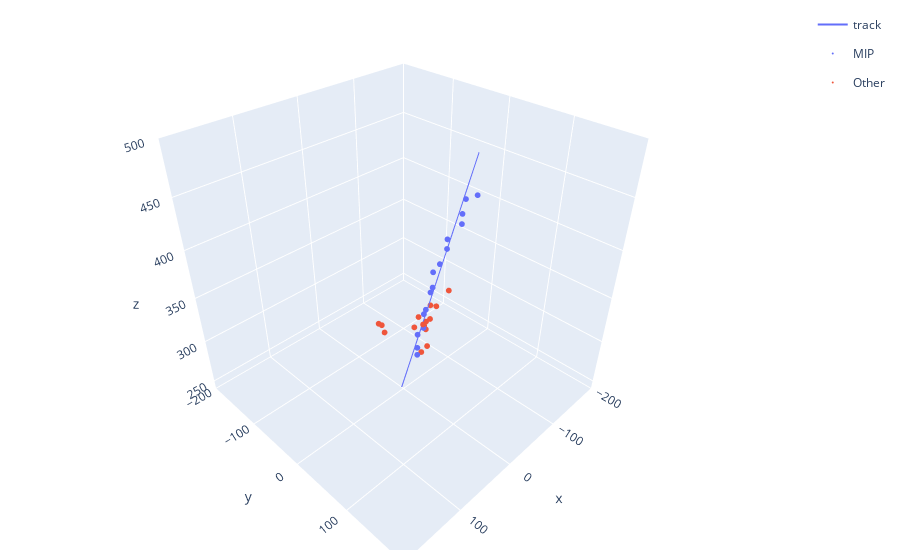

The notebook cell saved with this chart:
### Code cell
event = 1
x = []
y = []
z = []
colors = []

# Add Tracks
for track in range(1):
    track = 0
    for hit in range(len(tree['ax'][event])):
        x.append(tree['ax'][event][track])
        x.append(tree['ax'][event][track] + 200*tree['bx'][event][track])
        x.append(tree['ax'][event][track] - 200*tree['bx'][event][track])
        y.append(tree['ay'][event][track])
        y.append(tree['ay'][event][track] + 200*tree['by'][event][track])
        y.append(tree['ay'][event][track] - 200*tree['by'][event][track])
        z.append(tree['az'][event][track])
        z.append(tree['az'][event][track] + 200*tree['bz'][event][track])
        z.append(tree['az'][event][track] - 200*tree['bz'][event][track])
        colors.append('track')
        colors.append('track')
        colors.append('track')


# Add Electron Trajectory
'''
for hit in range(len(tree['electronZ'][event])):
    x.append(tree['electronX'][event][hit])
    y.append(tree['electronY'][event][hit])
    z.append(tree['electronZ'][event][hit])
    colors.append('electron trajectory')

# Add Photon Trajectory
for hit in range(len(tree['photonX'][event])):
    x.append(tree['photonX'][event][hit])
    y.append(tree['photonY'][event][hit])
    z.append(tree['photonZ'][event][hit])
    colors.append('photon trajectory')
''' 
hits = {}
xHit = []
yHit = []
zHit = []
colorHit = []
# Add Track Hits
for track in range(len(tree['x_assoc'][event])):
    trackNum = track + 1
    for hit in range(len(tree['x_assoc'][event][track])):
        xHit.append(tree['x_assoc'][event][track][hit])
        yHit.append(tree['y_assoc'][event][track][hit])
        zHit.append(tree['z_assoc'][event][track][hit])
        colorHit.append('track')
hits['X'] = xHit
hits['Y'] = yHit
hits['Z'] = zHit
hits['color'] = colorHit

hits = {}
xHit = []
yHit = []
zHit = []
pdgHit = []

# Add Track Hits
for hit in range(len(tree['hitX'][event])):
    

    particle = abs(tree['pdgID'][event][hit])
    if(particle == 321 or particle == 13):
        pdgHit.append('MIP')
        xHit.append(tree['hitX'][event][hit])
        yHit.append(tree['hitY'][event][hit])
        zHit.append(tree['hitZ'][event][hit])

for hit in range(len(tree['hitX'][event])):

    particle = abs(tree['pdgID'][event][hit])
    if not(particle == 321 or particle == 13):
        pdgHit.append('Other')
        xHit.append(tree['hitX'][event][hit])
        yHit.append(tree['hitY'][event][hit])
        zHit.append(tree['hitZ'][event][hit])

hits['X'] = xHit
hits['Y'] = yHit
hits['Z'] = zHit
hits['PDGID'] = pdgHit

lines = pd.DataFrame(dict(X=x,Y=y,Z=z,color=colors))
fig1 = px.line_3d(lines, x='X', y='Y', z='Z', color="color")

fig2 = px.scatter_3d(x=hits['X'], y=hits['Y'], z=hits['Z'],color=hits['PDGID'])

fig3= go.Figure(data=fig1.data + fig2.data)

fig3.update_layout(
    scene = dict(
        xaxis = dict(nticks=6, range=[-200,200],),
                     yaxis = dict(nticks=6, range=[-200,200],),
                     zaxis = dict(nticks=10, range=[240,500],),),
    autosize=False,
    margin=dict(r=20, l=10, b=10, t=10))

fig3.update_traces(marker=dict(size=2),selector=dict(mode='markers'))

fig3.show()

print(tree['pdgID'][event])

### Figure 1 — Plotly figure (JSON) as saved in the notebook; plotly's stock layout.template omitted (floating-point values rounded to 4 significant figures)
{"data": [{"hovertemplate": "color=track<br>X=%{x}<br>Y=%{y}<br>Z=%{z}<extra></extra>", "legendgroup": "track", "line": {"color": "#636efa", "dash": "solid"}, "marker": {"symbol": "circle"}, "mode": "lines", "name": "track", "scene": "scene", "showlegend": true, "type": "scatter3d", "x": [-16.13, 6.672, -38.93], "y": [42.38, -22.82, 107.6], "z": [373.2, 185.5, 560.9]}, {"hovertemplate": "color=MIP<br>x=%{x}<br>y=%{y}<br>z=%{z}<extra></extra>", "legendgroup": "MIP", "marker": {"color": "#636efa", "size": 2, "symbol": "circle"}, "mode": "markers", "name": "MIP", "scene": "scene", "showlegend": true, "type": "scatter3d", "x": [-12.51, -8.341, -16.68, -12.51, -16.68, -20.85, -20.85, -29.19, -29.19, -25.02, -20.85, -8.341, -8.341, -8.341, -12.51, -12.51], "y": [40.93, 33.71, 33.71, 40.93, 48.16, 55.38, 55.38, 69.83, 69.83, 77.05, 96.85, 19.26, 19.26, 19.26, 26.49, 26.49], "z": [387.1, 346.6, 362.4, 371.5, 396.2, 412.0, 421.0, 436.8, 445.9, 461.5, 470.6, 288.5, 297.0, 312.8, 321.9, 337.5]}, {"hovertemplate": "color=Other<br>x=%{x}<br>y=%{y}<br>z=%{z}<extra></extra>", "legendgroup": "Other", "marker": {"color": "#EF553B", "size": 2, "symbol": "circle"}, "mode": "markers", "name": "Other", "scene": "scene", "showlegend": true, "type": "scatter3d", "x": [4.171, -62.56, 20.85, 12.51, -37.54, 25.02, -29.19, -16.68, -20.85, -25.02, -25.02, -33.37, -16.68, -25.02, -33.37], "y": [40.93, 26.49, -16.86, -31.3, 26.49, -24.08, 12.04, 19.26, 26.49, 19.26, 19.26, 19.26, 4.816, 4.816, 19.26], "z": [337.5, 346.6, 312.8, 312.8, 337.5, 321.9, 312.8, 288.5, 297.0, 312.8, 321.9, 321.9, 312.8, 321.9, 337.5]}], "layout": {"autosize": false, "margin": {"b": 10, "l": 10, "r": 20, "t": 10}, "scene": {"xaxis": {"nticks": 6, "range": [-200, 200]}, "yaxis": {"nticks": 6, "range": [-200, 200]}, "zaxis": {"nticks": 10, "range": [240, 500]}}}}
